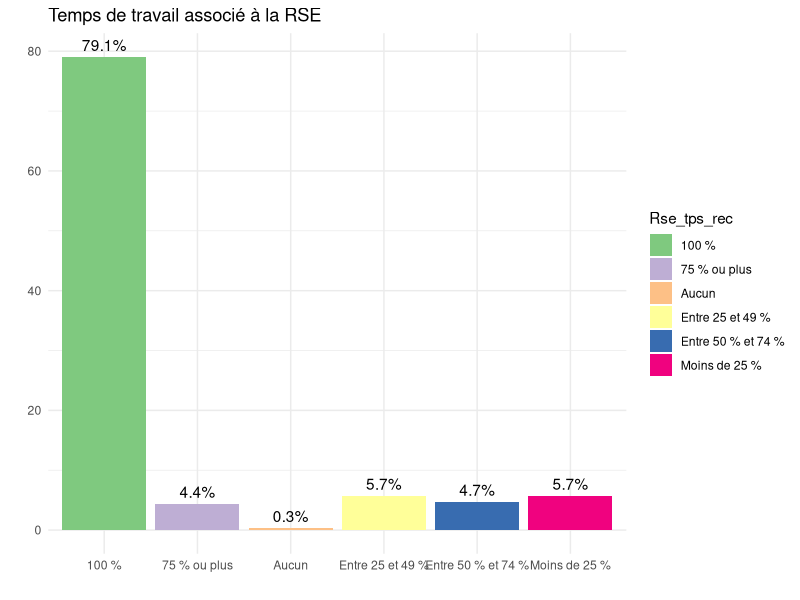
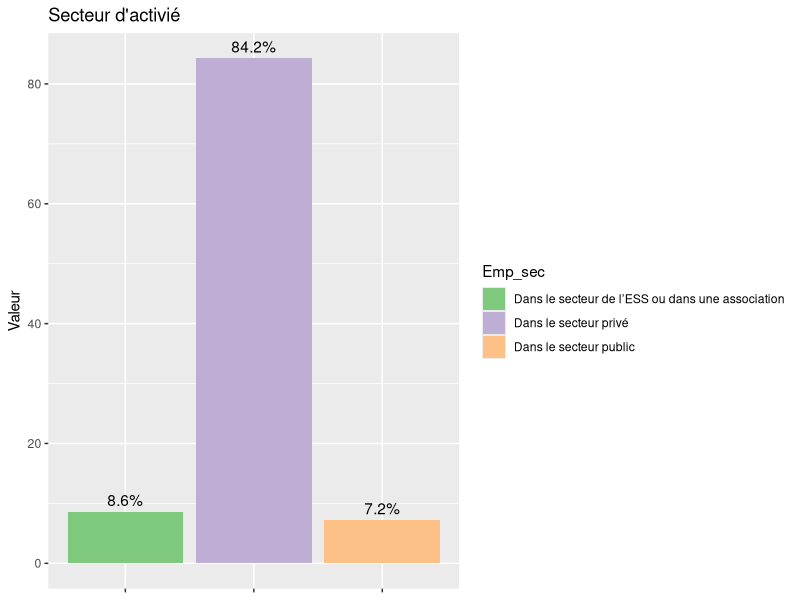
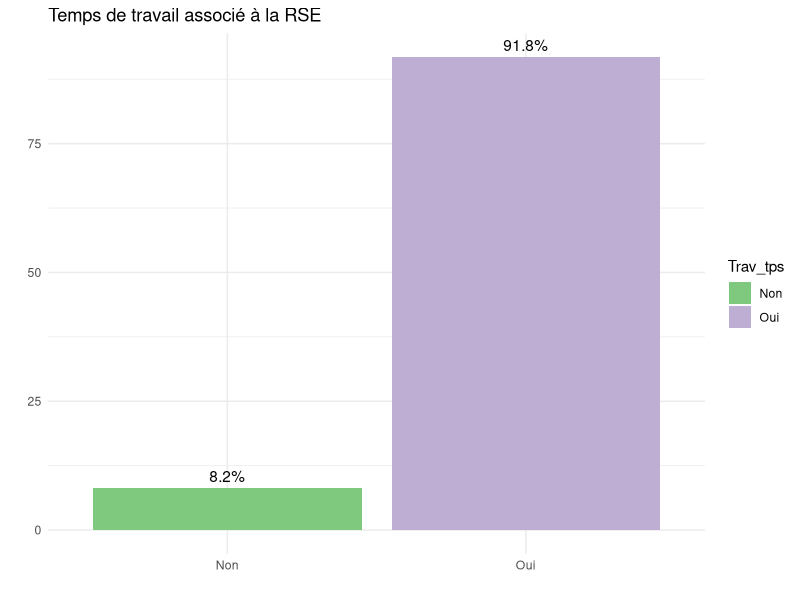
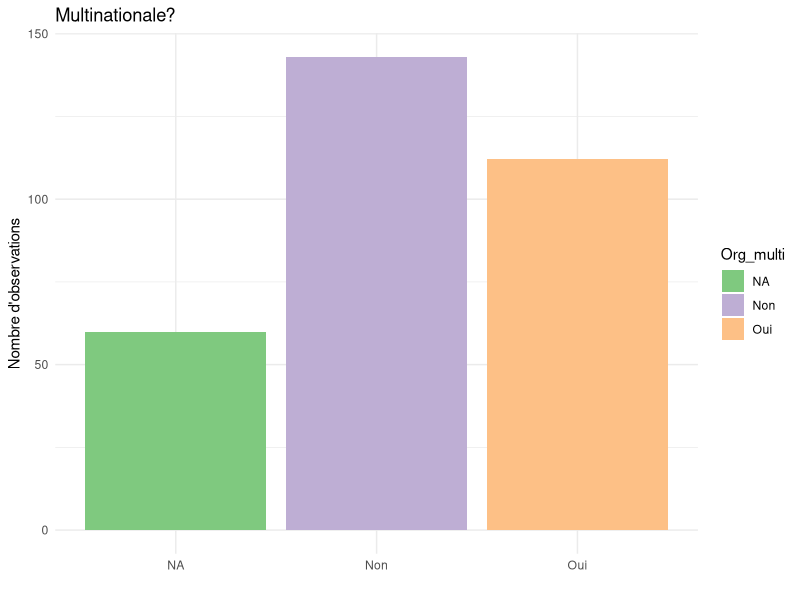
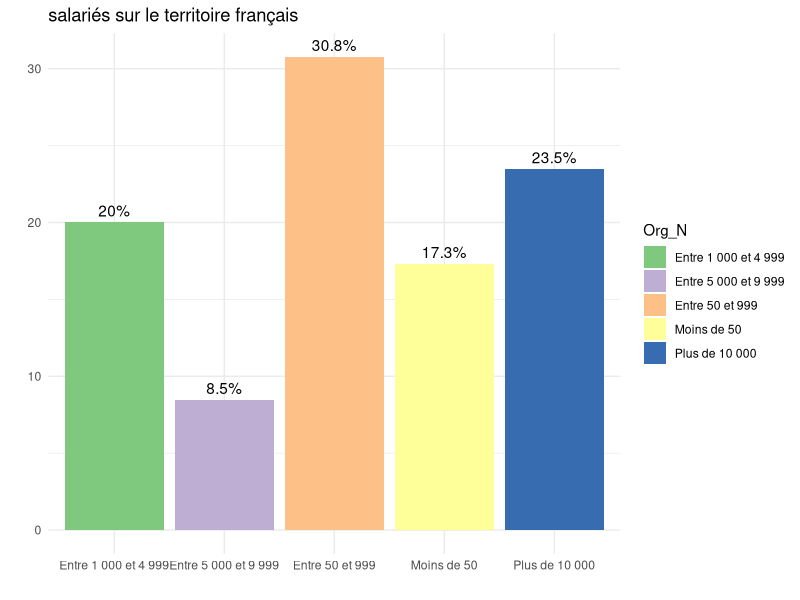
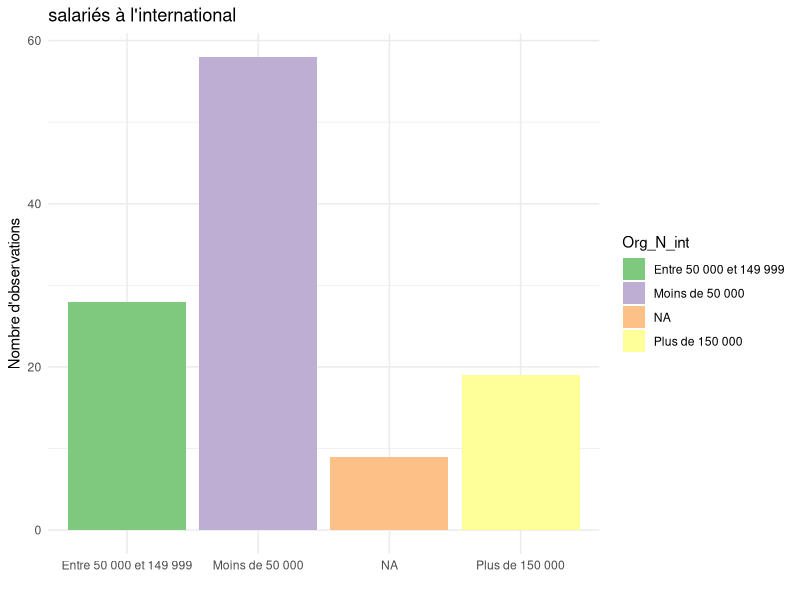
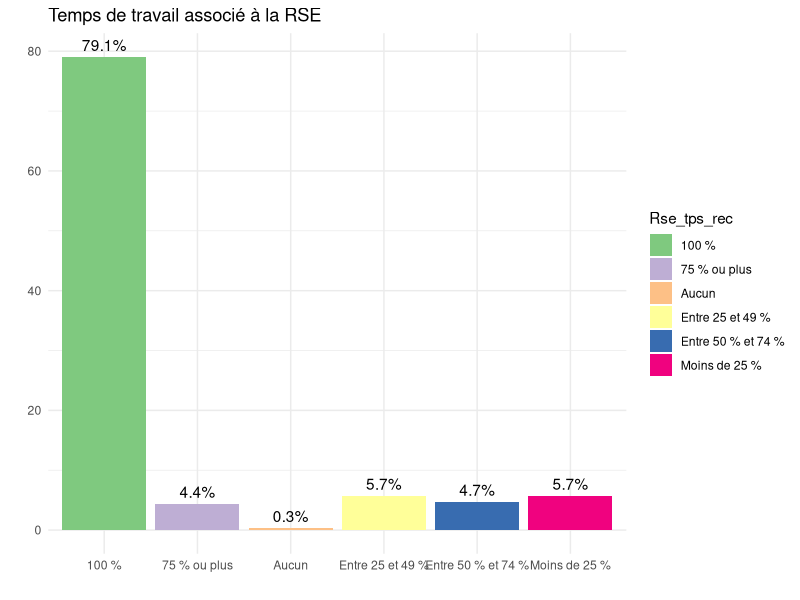
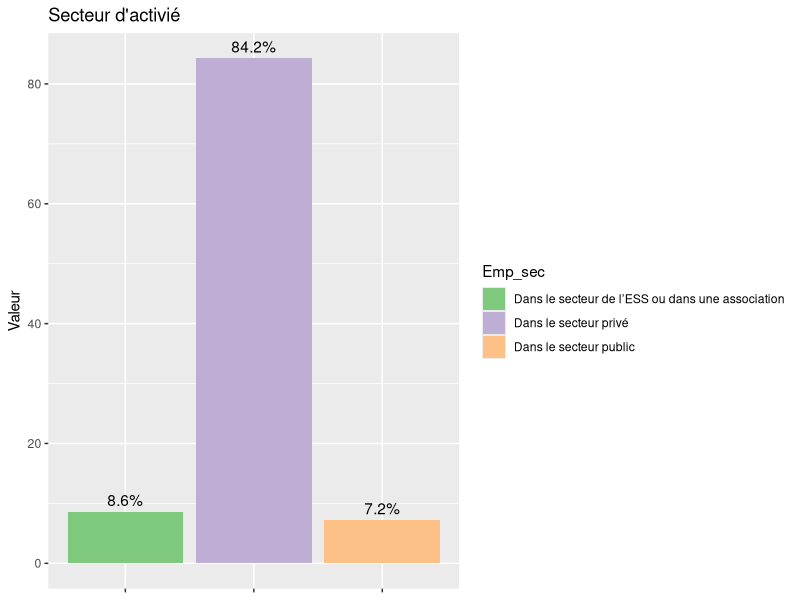

Reproduce these figures in R, in order. (Note: this script raises an error after producing the figures.)
data <- read.csv("data_assoquest_recoded_fmt.csv")

if(!require(dplyr)){
  install.packages("dplyr")
  library(dplyr)
}

if(!require(ggplot2)){
  install.packages("ggplot2")
  library(ggplot2)
}

#rse_tps_rec
data <- data %>%
  mutate(Rse_tps_rec = ifelse(is.na(Rse_tps_rec), "NA", Rse_tps_rec))

filtered_data <- data %>%
  filter(Rse_tps_rec != "NA") %>%
  group_by(Rse_tps_rec) %>%
  summarise(count = n()) %>%
  mutate(percentage = count / sum(count) * 100)

p<- ggplot(filtered_data, aes(x = Rse_tps_rec, y = percentage, fill=Rse_tps_rec)) +
  geom_bar(stat = "identity") +
  geom_text(aes(label = paste0(round(percentage, 1), "%")), 
            vjust = -0.5) +  # Ajuste la position verticale des étiquettes
  labs(title = "Temps de travail associé à la RSE",
       x = "",
       y = "") +
  scale_fill_brewer(palette = "Accent")+
  theme_minimal() 

print(p)
ggsave(filename = "temps_rse.png", plot = p, width = 8, height = 6)



#emp_sec sans les sans emploi

filtered_data <- data %>%
  filter(!is.na(Emp_sec)) %>%
  group_by(Emp_sec) %>%
  summarise(count = n()) %>%
  mutate(percentage = count / sum(count) * 100)

p<- ggplot(filtered_data, aes(x = Emp_sec, y = percentage, fill=Emp_sec)) +
  geom_bar(stat = "identity") +
  geom_text(aes(label = paste0(round(percentage, 1), "%")), 
            vjust = -0.5) +  # Ajuste la position verticale des étiquettes
  theme(axis.text.x = element_blank()) + 
  theme(legend.position = "right") + 
  labs(x = NULL, y = "Valeur", title = "Secteur d'activié")+

  scale_fill_brewer(palette = "Accent")

print(p)
ggsave(filename = "secteur.png", plot = p, width = 8, height = 6)



#trav_tps

filtered_data <- data %>%
  filter(!is.na(Trav_tps)) %>%
  group_by(Trav_tps) %>%
  summarise(count = n()) %>%
  mutate(percentage = count / sum(count) * 100)

p<- ggplot(filtered_data, aes(x = Trav_tps, y = percentage, fill=Trav_tps)) +
  geom_bar(stat = "identity") +
  geom_text(aes(label = paste0(round(percentage, 1), "%")), 
            vjust = -0.5) +  # Ajuste la position verticale des étiquettes
  labs(title = "Temps de travail associé à la RSE",
       x = "",
       y = "") +
  scale_fill_brewer(palette = "Accent")+
  theme_minimal() 

print(p)
ggsave(filename = "temps_plein.png", plot = p, width = 8, height = 6)

#multinationale : org_multi

data <- data %>%
  mutate(Org_multi= ifelse(is.na(Org_multi), "NA", Org_multi))
p <- ggplot(data, aes(x = Org_multi, fill=Org_multi)) +
  geom_bar() +
  labs(title = "Multinationale?",
       x = "",
       y = "Nombre d'observations") +
  scale_fill_brewer(palette = "Accent")+
  theme_minimal()

print(p)
ggsave(filename = "multinationale.png", plot = p, width = 8, height = 6)



#org_N

filtered_data <- data %>%
  filter(!is.na(Org_N)) %>%
  group_by(Org_N) %>%
  summarise(count = n()) %>%
  mutate(percentage = count / sum(count) * 100)

p<- ggplot(filtered_data, aes(x = Org_N, y = percentage, fill=Org_N)) +
  geom_bar(stat = "identity") +
  geom_text(aes(label = paste0(round(percentage, 1), "%")), 
            vjust = -0.5) +  # Ajuste la position verticale des étiquettes
  labs(title = "salariés sur le territoire français",
       x = "",
       y = "") +
  scale_fill_brewer(palette = "Accent")+
  theme_minimal() 

print(p)
ggsave(filename = "salaries_fr.png", plot = p, width = 8, height = 6)

#org_n_int
data <- data %>%
  filter(Org_multi=="Oui" | Cab_cons_taille=="D'un grand cabinet international")%>%
  mutate(Org_N_int = ifelse(is.na(Org_N_int), "NA", Org_N_int))
  
p <- ggplot(data, aes(x = Org_N_int, fill=Org_N_int)) +
  geom_bar() +
  labs(title = "salariés à l'international",
       x = "",
       y = "Nombre d'observations") +
  scale_fill_brewer(palette = "Accent")+
  theme_minimal()

print(p)

ggsave(filename = "salaries_int.png", plot = p, width = 8, height = 6)


#Secteur d'activité: org_sec


# Chargement des packages nécessaires

library(forcats)


# Filtrage et calcul des pourcentages
filtered_data <- data %>%
  filter(!is.na(Org_sec)) %>%
  group_by(Org_sec) %>%
  summarise(count = n()) %>%
  mutate(percentage = count / sum(count) * 100) %>%
  arrange(desc(percentage)) # Tri décroissant par pourcentage

# Réordonner les facteurs selon le pourcentage
filtered_data <- filtered_data %>%
  mutate(Org_sec = fct_reorder(Org_sec, percentage, .desc = TRUE))

# Création du diagramme en bâtons
p <- ggplot(filtered_data, aes(x = Org_sec, y = percentage, fill = Org_sec)) +
  geom_bar(stat = "identity") +
  geom_text(aes(label = paste0(round(percentage, 1), "%")), vjust = -0.5) + # Ajuste la position verticale des étiquettes
  scale_fill_viridis(discrete = TRUE, option = "D") +
  theme(axis.text.x = element_blank()) +
  theme(legend.position = "right") +
  labs(x = NULL, y = "Pourcentage", title = "Secteur d'activité")

# Affichage du graphique
print(p)
ggsave(filename = "activ_sec.png", plot = p, width = 8, height = 6)

#












